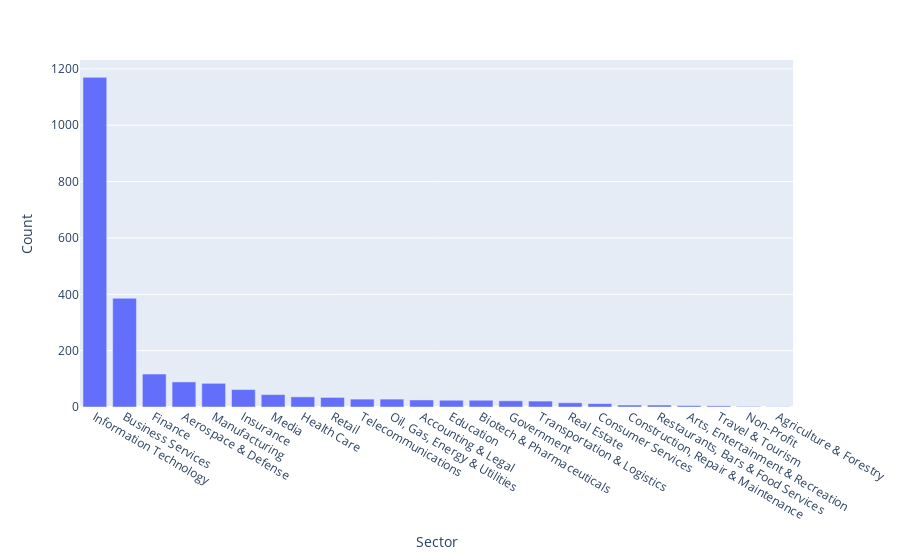

Write notebook code for a chart like this one.
### Code cell
Sector = df.groupby(['Sector']).size().reset_index(name = 'Count').sort_values('Count', ascending=False)

px.bar(Sector, x='Sector', y='Count')

### Figure 1 — Plotly figure (JSON) as saved in the notebook; plotly's stock layout.template omitted (floating-point values rounded to 4 significant figures)
{"data": [{"alignmentgroup": "True", "hovertemplate": "Sector=%{x}<br>Count=%{y}<extra></extra>", "legendgroup": "", "marker": {"color": "#636efa", "pattern": {"shape": ""}}, "name": "", "offsetgroup": "", "orientation": "v", "showlegend": false, "textposition": "auto", "type": "bar", "x": ["Information Technology", "Business Services", "Finance", "Aerospace & Defense", "Manufacturing", "Insurance", "Media", "Health Care", "Retail", "Telecommunications", "Oil, Gas, Energy & Utilities", "Accounting & Legal", "Education", "Biotech & Pharmaceuticals", "Government", "Transportation & Logistics", "Real Estate", "Consumer Services", "Construction, Repair & Maintenance", "Restaurants, Bars & Food Services", "Arts, Entertainment & Recreation", "Travel & Tourism", "Non-Profit", "Agriculture & Forestry"], "xaxis": "x", "y": [1170, 386, 117, 89, 84, 62, 44, 36, 34, 28, 28, 25, 24, 24, 22, 21, 15, 12, 7, 7, 5, 4, 2, 1], "yaxis": "y"}], "layout": {"barmode": "relative", "legend": {"tracegroupgap": 0}, "margin": {"t": 60}, "xaxis": {"anchor": "y", "domain": [0, 1], "title": {"text": "Sector"}}, "yaxis": {"anchor": "x", "domain": [0, 1], "title": {"text": "Count"}}}}
